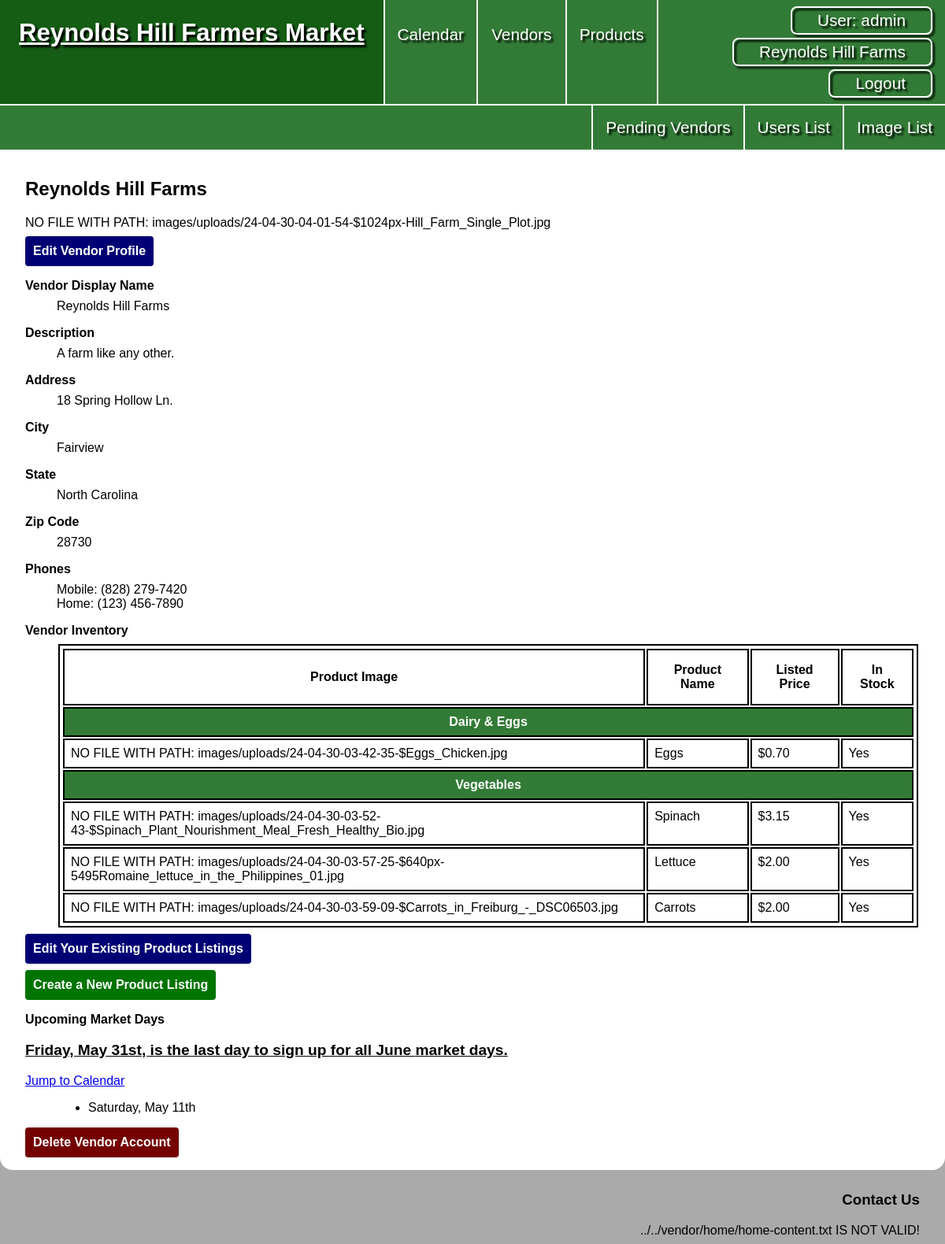
The page /vendors/user_view.php?id=1 (signed in) on the database its author committed.
### tables this page shows
CREATE TABLE `vendors` (
  `vendor_id` int NOT NULL,
  `vd_user_id` int DEFAULT NULL,
  `vendor_display_name` varchar(50) NOT NULL,
  `vendor_desc` text NOT NULL,
  `address` varchar(255) NOT NULL,
  `city` varchar(255) NOT NULL,
  `vd_state_id` int NOT NULL,
  `zip` int NOT NULL,
  `is_pending` tinyint(1) NOT NULL
);

CREATE TABLE `images` (
  `image_id` int NOT NULL,
  `im_user_id` int NOT NULL,
  `content` varchar(255) NOT NULL,
  `upload_date` datetime NOT NULL DEFAULT CURRENT_TIMESTAMP,
  `alt_text` text,
  `im_vendor_id` int DEFAULT NULL,
  `im_product_id` int DEFAULT NULL,
  `image_purpose` varchar(255) DEFAULT NULL
);

CREATE TABLE `states` (
  `state_id` int NOT NULL,
  `state_name` varchar(50) NOT NULL
);

CREATE TABLE `phone_numbers` (
  `phone_id` int NOT NULL,
  `ph_vendor_id` int NOT NULL,
  `phone_number` char(10) NOT NULL,
  `phone_type` enum('home','mobile','work') NOT NULL
);

CREATE TABLE `vendor_inventory` (
  `inventory_id` int NOT NULL,
  `inv_vendor_id` int NOT NULL,
  `inv_product_id` int NOT NULL,
  `listing_price` decimal(10,2) DEFAULT NULL,
  `in_stock` tinyint(1) NOT NULL
);

CREATE TABLE `products` (
  `product_id` int NOT NULL,
  `prd_category_id` int NOT NULL,
  `product_name` varchar(50) NOT NULL
);

CREATE TABLE `calendar` (
  `calendar_id` int NOT NULL,
  `date` date NOT NULL
);

### private/initialize.php (called while the page is built, shortened)
<?php
  require_once('functions.php');
  require_once('classes/Session.class.php');
  require_once('classes/DatabaseObject.class.php');
  require_once('classes/CalendarDate.class.php');
  require_once('classes/Product.class.php');
  require_once('classes/Vendor.class.php');
  require_once('classes/VendorInventory.class.php');
  require_once('classes/Image.class.php');
  $session = new Session;
?>

### private/classes/Session.class.php (called while the page is built, shortened)
<?php
class Session
{
  private $user_id;
  private $last_login;
  private $role;
  public $active_vendor_id;
  public function is_logged_in() {
    return isset($this->user_id) && $this->last_login_is_recent();
  }
  public function is_admin_logged_in() {
    return $this->is_logged_in() && ($this->role == 'a' || $this->role == 's');
  }
  public function has_vendor() {
    return isset($this->active_vendor_id);
  }
  private function check_stored_login() {
    if (isset($_SESSION['user_id'])) {
      $this->user_id = $_SESSION['user_id'];
      $this->display_name = $_SESSION['display_name'];
      $this->last_login = $_SESSION['last_login'];
      $this->role = $_SESSION['role'];
      $this->active_vendor_id = $_SESSION['active_vendor_id'];
      $this->active_vendor_name = $_SESSION['active_vendor_name'];
      $this->is_pending = $_SESSION['is_pending'];
    }
  }
  private function last_login_is_recent() {
    if (!isset($this->last_login)) {
      return false;
    } else if (($this->last_login + self::MAX_LOGIN_AGE) < time()) {
      return false;
    } else {
      return true;
    }
  }
  public function get_user_id() {
    return $this->user_id;
  }
}

### private/classes/DatabaseObject.class.php (called while the page is built, shortened)
<?php
class DatabaseObject {
  static protected $database;
  static public function set_database($database) {
    self::$database = $database;
  }
  static public function find_by_sql($sql) {
    $result = self::$database->query($sql);
    $object_array = [];
    while($record = $result->fetch_assoc()) {
      $object_array[] = static::instantiate($record);
    }
    if(count($object_array) > 0){
      return $object_array;
    } else {
      return false;
    }
  }
  static protected function instantiate($record) {
    $object = new static;
    foreach($record as $property => $value) {
      if(property_exists($object, $property)) {
        $object->$property = $value;
      }
    }
    return $object;
  }
}
?>

### private/classes/Vendor.class.php (called while the page is built, shortened)
<?php
class Vendor extends DatabaseObject
{
  static protected $table_name = 'vendors';
  public $vendor_id;
  public $vd_state_id;
  public function __construct($args = [])
  {
    $this->vd_state_id = $args['vd_state_id'] ?? '';
  }
  public function populate_state()
  {
    $sql = "SELECT state_name ";
    $sql .= "FROM states ";
    $sql .= "WHERE state_id = " . $this->vd_state_id . ";";
    $result = self::$database->query($sql);
  }
  public function populate_phones()
  {
    $sql = "SELECT phone_id, phone_number, phone_type ";
    $sql .= "FROM phone_numbers ";
    $sql .= "WHERE ph_vendor_id =" . $this->vendor_id . ";";
    $result = self::$database->query($sql);
    while ($row = $result->fetch_assoc()) {
      foreach ($row as $property => $value) {
        if ($property === 'phone_id') {
          $phone_id = $value;
        } elseif ($property === 'phone_number') {
          $phone_number = $value;
        } elseif ($property === 'phone_type') {
          $phone_type = $value;
        }
      }
    }
  }
  public function populate_dates()
  {
    $this->listed_dates = CalendarDate::find_by_vendor($this->vendor_id);
  }
  public function populate_inventory()
  {
    $this->vendor_inventory = VendorInventory::find_by_vendor($this->vendor_id);
  }
  static public function populate_full($vendor_id)
  {
    $sql = "SELECT * FROM " . static::$table_name . " ";
    $sql .= "WHERE vendor_id = " . $vendor_id . ";";
    $vendor_object = static::find_by_sql($sql)[0];
    $vendor_object->populate_state();
    $vendor_object->populate_phones();
    $vendor_object->populate_inventory();
    $vendor_object->populate_dates();
    return $vendor_object;
  }
}

### private/classes/Product.class.php (called while the page is built, shortened)
<?php
class Product extends DatabaseObject {
  static public function find_by_id($product_id) {
    $sql = "SELECT p.product_id, p.prd_category_id, c.category_name, p.product_name ";
    $sql .= "FROM products p, product_categories c ";
    $sql .= "WHERE p.prd_category_id = c.category_id ";
    $sql .= "AND p.product_id = '" . $product_id . "';";
    $result = static::find_by_sql($sql);
    if($result){
      return $result[0];
    } else {
      return false;
    }
  }
}
?>

### private/classes/CalendarDate.class.php (called while the page is built, shortened)
<?php
class CalendarDate extends DatabaseObject {
  static public function next_month_name(){
    return date('F', CalendarDate::month_first_day(CalendarDate::current_month_number()+1));
  }
  static public function current_month_number(){
    return date('m');
  }
  static public function current_year(){
    return date('Y');
  }
  static public function month_first_day($monthNumber = NULL, $year = NULL){
    $monthNumber = ($monthNumber) ? $monthNumber : static::current_month_number();
    $year = ($year) ? $year : static::current_year();
    $firstDay = mktime(0, 0 , 0, $monthNumber, 1, $year);
    return $firstDay;
  }
  static public function days_in_month($monthNumber = NULL, $year = NULL){
    $monthNumber = ($monthNumber) ? $monthNumber : static::current_month_number();
    $year = ($year) ? $year : static::current_year();
    $firstDay = static::month_first_day($monthNumber, $year);
    $daysInMonth = date('t', $firstDay);
    return $daysInMonth;
  }
  static public function last_day_in_this_month() {
    $monthNumber = static::current_month_number();
    $year = static::current_year();
    return  mktime(0, 0, 0, $monthNumber, CalendarDate::days_in_month(), $year);
  }
  static public function find_date_by_sql($sql) {
    $result = self::$database->query($sql);
    $object_array = [];
    while($row = $result->fetch_assoc()) {
      $object = new static;
      foreach($row as $property => $value) {
        if(property_exists($object, $property)) {
          $object->$property = $value;
        }
      }
    $object_array[$object->calendar_id] = $object;
    }
    return $object_array;
  }
  static public function find_by_vendor($vendor_id) {
    $sql = "SELECT c.calendar_id, c.date ";
    $sql .= "FROM calendar c, calendar_listing li ";
    $sql .= "WHERE c.calendar_id = li.li_calendar_id ";
    $sql .= "AND li.li_vendor_id = " . $vendor_id . " ";
    $sql .= "AND c.date >= '" . date("Y-m-d") . "';";
    return static::find_date_by_sql($sql);
  }
}
?>

### public/vendors/user_view.php (the view, shortened to what this page needs)
<?php require_once('../../private/initialize.php'); ?>
<?php
$vendor_id = h($_GET['id']);
$vendor = Vendor::populate_full($vendor_id);
$vendor_images = Image::find_by_vendor($vendor_id);
if ($vendor_images) {
  $profile_images = Image::filter_by_purpose($vendor_images, "profile");
  $inventory_images = Image::filter_by_purpose($vendor_images, "inventory");
  if ($inventory_images) {
    $inventory_images_by_product_id = [];
    foreach ($inventory_images as $image) {
      $inventory_images_by_product_id[$image->im_product_id] = $image;
    }
  }
}
?>
<?php include(SHARED_PATH . '/public_header.php'); ?>
<main class="show">
  <h2><?php echo $vendor->vendor_display_name; ?></h2>
  <?php
  if (isset($profile_images)) {
    foreach ($profile_images as $profile_image) {
      $profile_image->print_image(600, 400);
    }
  }
  ?>
  <a href="<?php echo url_for('/vendors/edit.php?id=' . h(u($vendor_id))); ?>" class="edit-button">Edit Vendor Profile</a>
  <dl>
    <dt>Vendor Display Name</dt>
    <dd><?php echo $vendor->vendor_display_name; ?></dd>
    <dt>Description</dt>
    <dd><?php echo (!is_blank($vendor->vendor_desc)) ? $vendor->vendor_desc : 'This vendor does not currently have a description.'; ?></dd>
    <dt>Address</dt>
    <dd><?php echo $vendor->address; ?></dd>
    <dt>City</dt>
    <dd><?php echo $vendor->city; ?></dd>
    <dt>State</dt>
    <dd><?php echo $vendor->state; ?></dd>
    <dt>Zip Code</dt>
    <dd><?php echo $vendor->zip; ?></dd>
    <dt>Phones</dt>
    <?php
    if (count($vendor->phone_numbers) > 0) {
      foreach ($vendor->phone_numbers as $phone) {
        echo "<dd>" . ucwords($phone['phone_type']) . ": " . Vendor::phone_to_string($phone['phone_number']) . "</dd>";
      }
    } else {
      echo '<dd>This vendor does not currently have any listed phone numbers.</dd>';
    }
    ?>
    <dt>Vendor Inventory</dt>
    <dd>
      <?php
      if ($vendor->vendor_inventory) {
        $sorted_inventory_array = VendorInventory::sort_into_categories($vendor->vendor_inventory);
        if ($sorted_inventory_array) {
          VendorInventory::create_products_table($sorted_inventory_array, $inventory_images_by_product_id ?? []);
        }
      } else {
        echo '<p>This vendor does not currently have any listed inventory.</p>';
      }
      ?>
    </dd>
    <?php if ($vendor->vendor_inventory) { ?>
      <a href="<?php echo url_for('/vendor_inventory/edit.php?id=' . h(u($vendor_id))); ?>" class="edit-button">Edit Your Existing Product Listings</a>
    <?php
    } ?>
    <a href="<?php echo url_for('/vendor_inventory/create.php?id=' . h(u($vendor_id))); ?>" class="create-button">Create a New Product Listing</a>
    <dt>Upcoming Market Days</dt>
    <p class="sign-up-warning"><?php echo date('l, F jS', CalendarDate::last_day_in_this_month()); ?>, is the last day to sign up for all <?php echo CalendarDate::next_month_name(); ?> market days.</p>
    <a href="<?php echo url_for('calendar.php'); ?>">Jump to Calendar</a>
    <dd>
      <ul>
        <?php
        if (count($vendor->listed_dates) > 0) {
          foreach ($vendor->listed_dates as $listed_date) {
            echo "<li>" . $listed_date->print_date() . "</li>";
          }
        } else {
          echo '<p>This vendor has not currently marked themselves as attending any market days.</p>';
        }
        ?>
      </ul>
    </dd>
  </dl>
  <a href="<?php echo url_for('/vendors/delete.php?id=' . $vendor_id); ?>" class="delete-button">Delete Vendor Account</a>
</main>
<?php include(SHARED_PATH . '/public_footer.php'); ?>

### private/shared/public_header.php (shortened to what this page needs)
<!DOCTYPE html>
<html lang="en">
<head>
  <link rel="stylesheet" href="<?php echo url_for("/css/styles.css"); ?>">
</head>
<body>
  <div id="wrapper">
    <header>
      <nav>
        <a href="<?php echo url_for('/index.php') ?>">
          <h1>Reynolds Hill Farmers Market</h1>
        </a>
        <ul>
          <li><a href="<?php echo url_for('/calendar.php') ?>">Calendar</a></li>
          <li><a href="<?php echo url_for('/vendors.php') ?>">Vendors</a></li>
          <li><a href="<?php echo url_for('/products.php') ?>">Products</a></li>
          <?php
          if ($session->is_logged_in()) { ?>
            <li id="logged-in">
              <a href="<?php echo url_for('/users/show.php?id=' . $session->get_user_id()); ?>"><span>User: <?php echo $session->display_name; ?></span></a>
              <?php
                if($session->has_vendor() && !$session->is_pending ){
                  echo '<a href="' . url_for('/vendors/user_view.php?id=' . $session->active_vendor_id) . '">' . $session->active_vendor_name . '</a>';
                }
              ?>
              <a href="<?php echo url_for('/logout.php'); ?>">Logout</a>
            </li>
          <?php }
          else { ?>
            <li><a href="<?php echo url_for('/signup.php') ?>">Become a Vendor</a></li>
            <li><a href="<?php echo url_for('/login.php') ?>">Login</a></li>
          <?php } ?>
        </ul>
        <?php
        if ($session->is_admin_logged_in()) {?>
          <ul>
            <li><a href="<?php echo url_for('/pending_vendors/list.php') ?>">Pending Vendors</a></li>
            <li><a href="<?php echo url_for('/users/list.php') ?>">Users List</a></li>
            <li><a href="<?php echo url_for('/images/list.php') ?>">Image List</a></li>
          </ul>
        <?php } ?>
      </nav>
    </header>

### private/classes/Image.class.php (shortened to what this page needs)
<?php
class Image extends DatabaseObject {
  static protected $table_name = 'images';
  public $content;
  static public $public_image_path = 'images/uploads/';
  static public function find_by_vendor($vendor_id) {
    $sql = "SELECT * FROM " . static::$table_name . " ";
    $sql .= "WHERE im_vendor_id = '" . $vendor_id . "';";
    return static::find_by_sql($sql);
  }
  public function print_image($max_width, $max_height, $grow=true) {
    if(!file_exists(path_to_public() . Image::$public_image_path . $this->content)) {
      echo "NO FILE WITH PATH: " . path_to_public() . Image::$public_image_path . $this->content;
      return false;}
  }
  static public function filter_by_purpose($image_array, $purpose) {
    $filtered_images = [];
    foreach($image_array as $image) {
      if($image->image_purpose == $purpose) {
        $filtered_images[] = $image;
      }
    }
    if(count($filtered_images) > 0) {
      return $filtered_images;
    } else {
      return false;
    }
  }
}

### private/classes/VendorInventory.class.php (shortened to what this page needs)
<?php
class VendorInventory extends DatabaseObject {
  static protected $table_name = 'vendor_inventory';
  public $inv_product_id;
  public function populate_product(){
    $this->product = Product::find_by_id($this->inv_product_id);
  }
  static public function find_by_vendor($vendor_id){
    $sql = "SELECT * FROM " . static::$table_name . " ";
    $sql .= "WHERE inv_vendor_id = '" . $vendor_id . "';";
    $obj_array = static::find_by_sql($sql);
    if(!empty($obj_array)) {
      foreach($obj_array as $vendorInventory){
        $vendorInventory->populate_product();
      }
      return $obj_array;
    } else {
      return false;
    }
  }
  static public function create_products_table($sorted_inventory_array, $inventory_images_by_product_id = []) {
    $has_images = false;
    if(count($inventory_images_by_product_id) > 0) {
      $has_images = true;
    }
    echo "<table>";
    echo "<tr>";
    if($has_images) {
      echo "<th>Product Image</th>";
    }
    echo "<th>Product Name</th>";
    echo "<th>Listed Price</th>";
    echo "<th>In Stock</th>";
    echo "</tr>";
    foreach($sorted_inventory_array as $category => $products){
      echo "<tr>";
      echo '<td class="product-category" colspan="'. (($has_images) ? 4 : 3) .'">' . $category . '</td>';
      echo "</tr>";
      foreach($products as $inventory_listing) {
        echo "<tr>";
        if($has_images) {
          echo "<td>";
          if(array_key_exists($inventory_listing->inv_product_id, $inventory_images_by_product_id)) {
            $inventory_images_by_product_id[$inventory_listing->inv_product_id]->print_image(200, 200);
          }
          echo "</td>";
        }
        echo "<td>" . $inventory_listing->product->product_name . "</td>";
        echo "<td>$" . $inventory_listing->listing_price . "</td>";
        echo "<td>" . ($inventory_listing->in_stock ? "Yes" : "No") . "</td>";
        echo "</tr>";
      }
    }
    echo "</table>";
  }
}
?>

### rows shown on the page
vendors: vendor_display_name "Reynolds Hill Farms", vendor_desc "A farm like any other.", address "18 Spring Hollow Ln.", city "Fairview", zip "28730"
images: content "24-04-30-04-01-54-$1024px-Hill_Farm_Single_Plot.jpg"
states: state_name "North Carolina"
phone_numbers: phone_type "Mobile", phone_number "(828) 279-7420"
phone_numbers: phone_type "Home", phone_number "(123) 456-7890"
vendor_inventory: inv_product.product_name "Eggs", listing_price "0.70", in_stock "Yes"
images: content "24-04-30-03-42-35-$Eggs_Chicken.jpg"
vendor_inventory: inv_product.product_name "Spinach", listing_price "3.15", in_stock "Yes"
images: content "24-04-30-03-52-43-$Spinach_Plant_Nourishment_Meal_Fresh_Healthy_Bio.jpg"
vendor_inventory: inv_product.product_name "Lettuce", listing_price "2.00", in_stock "Yes"
images: content "24-04-30-03-57-25-$640px-5495Romaine_lettuce_in_the_Philippines_01.jpg"
vendor_inventory: inv_product.product_name "Carrots", listing_price "2.00", in_stock "Yes"
images: content "24-04-30-03-59-09-$Carrots_in_Freiburg_-_DSC06503.jpg"
calendar: date "Saturday, May 11th"

### other values the page prints
$session->display_name "admin"
$category "Dairy & Eggs"
$category "Vegetables"
date('l, F jS', CalendarDate::last_day_in_this_month()) "Friday, May 31st"
CalendarDate::next_month_name() "June"
$filepath "../../vendor/home/home-content.txt"
